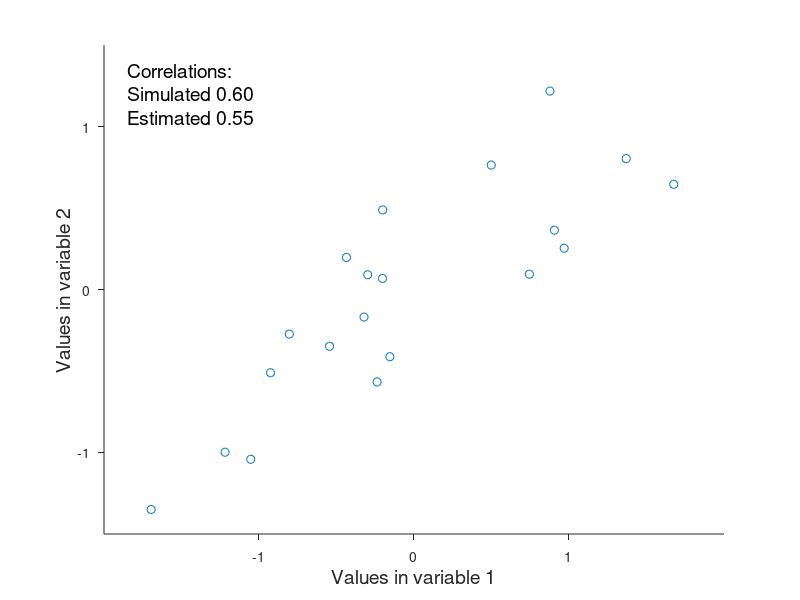
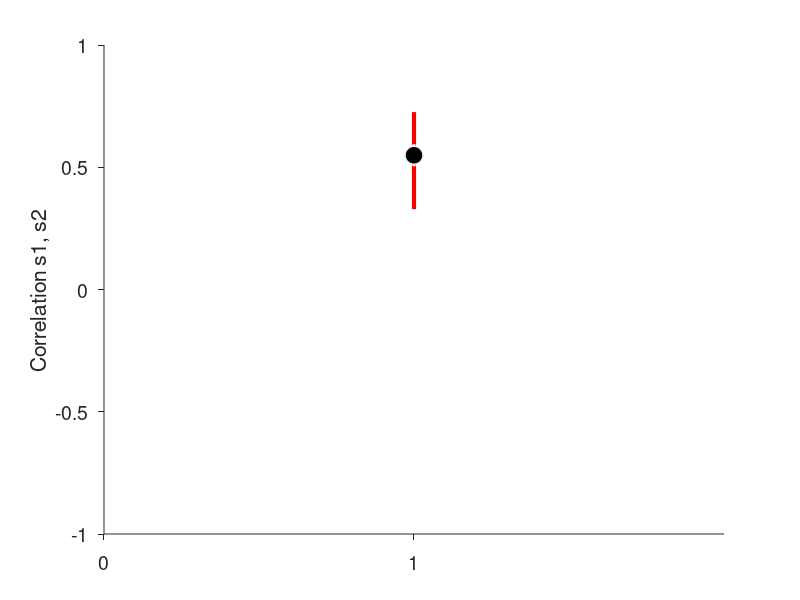

These figures' MATLAB source, in order:
%% 1. Correlation. Exploring more complex datasets: two variables, one condition
% Hereafter, we show an example of a slightly more complex data set.
%
% So suppose we have one condition and measure not just one quantity (which
% was the subject of Lecture 1) but measure two distinct quantities. For
% example, suppose we measure both the heights and weights of male adults.
% 
% What can we do with the data? 

% Let's generate two samples rapresenting two variables drawn from gaussian
% distributions. The two variables are correlated with eachother. 

n = 20; % This is the size of our samples
% We set a correlation level between the two samples.
w = .6;  

% We generate the two samples.
s1 = randn(n,1);
s2 = w .* s1 + (1 - w).*randn(n,1);


%% 2. Correlation formula
%
% We can quantify how correlated two variables are by using the metric
% 'correlation.'
%
% Correlation values lie in the range -1 to 1, where -1 indicates a perfect
% negative linear relationship, 0 indicates no relationship, and 1
% indicates a perfect positive linear relationship. (Note that we are
% using Pearson's product-moment correlation, but there are other variants
% of correlation.)
r = sum((s1 - mean(s1))/std(s1,1) .* (s2 - mean(s2)/std(s2,1)))/n;

% In words, we z-score each variable (subtract off the mean, divide by the
% standard deviation) and then compute the average product of the
% variables. 
%
% Technical note: in the above formula, std should be computed
% using a version of standard deviation where we normalize by n instead of
% n - 1. Tht is why we write std(v1,1) instea of simply std(v1).
% This is the version of the std that the Book Uses.

% Here we show the results in a plot
figure('name','Two correlated variables')
% scatter.m is a ueful matlab function, in this case it would be equivalent
% to plot(s1,s2,'bo')
scatter(s1,s2); 
ylabel('Values in variable 2','fontsize',14)
xlabel('Values in variable 1','fontsize',14)

% We display the simulted and computed correlations at 80% the max y-value.
y = get(gca,'yLim');
x = get(gca,'xLim');
% Please notice here we introduce a new function that allows to write text
% on a plot. try doc text.m 
text(x(1)+.15,y(2)*.8, ...
    sprintf('Correlations:\nSimulated %2.2f\nEstimated %2.2f',w,r),'fontsize',14)
set(gca,'tickdir','out','ytick',[-1 0 1],'xtick',[-1 0 1])

%% 3. Error bars on the correlation coefficient using bootstrap.
%
% - How do we obtain error bars on the correlation observed in a set of
% data?
%
% - How do we test whether the correlation observed in a set of data is
% significantly different from zero? 
%
% Hereafter, we compute errorbars on the correlation coefficient using
% bootstrap. Bootstrap is a non-parametric statistical method that allows
% for computing tests and error without assuming a shape for the underlying
% distribution in the data. We will talk more abot Bootstrap later on.
%
% Hereafter we use randsample.m to bootstrap. But MatLab also has a
% bootstrap function called bootstrp.m, please read abotu it. We will use
% it later one. 
% 
% Th logic to compute the error bars of a correlation coefficient in via
% bootstrap is simple: 1. We sample the data with replacement and compute
% compute the correlation coefficient.
% 
% 2. We repated the operation k times where k is a large number, at least
% 1000 better if 10,000.
%
% 3. We compute mean and standard deviation of the distribution of 10,000
% correlation coefficients we comptued with the data.
%
% The computations will give us an estimate of how well the data sample we
% were given constrains the correlation value we measured. If the data are
% nto very noisy they sampling and computing the correlationw will compute
% very similar values for the correlation. If the data are more noisy every
% time we draw a new set of elements out of the sample the correlation
% value will be different.
% 
% We then compute the correlation coefficient with each sample.
k = 2000; % number of randomizations
r_dist = zeros(k,1);
for ii = 1:k
 % Notice that we resample index and we use the same indexes to address
 % both samples. otherwise we lose the correaltion value. 
 index = randsample(1:n,n,1);
 r_dist(ii)    = sum((s1(index) - mean(s1(index)))/std(s1(index),1) .* ...
                     (s2(index) - mean(s2(index))/std(s2(index),1)))/n;
end

% We compute the two-tailed 95% confidence intervals:
ci = prctile(r_dist,[2.5,97.5]);

% Now we plot the correlation we estimated with the the 95% confidence
% intervals.
figure('name','Errorbar on the correlation coefficient','color','w');
plot([1 1],ci,'r-','lineWidth',3); % Plot the error on the estimate
hold on
plot(1,r,'ko','markeredgecolor','w','markerfacecolor','k',...
         'markersize',14,'linewidth',2); % plot a bar to indicate the etimated correlation
ylabel('Correlation s1, s2')
axis([0 2 0 1]); % set the limits to the current axis
set(gca,...
    'tickdir','out','ytick',[-1 -.5 0 .5 1], ...
    'xtick',[-1 0 1],'ylim',[-1 1], ...
    'box','off','fontsize',14)
